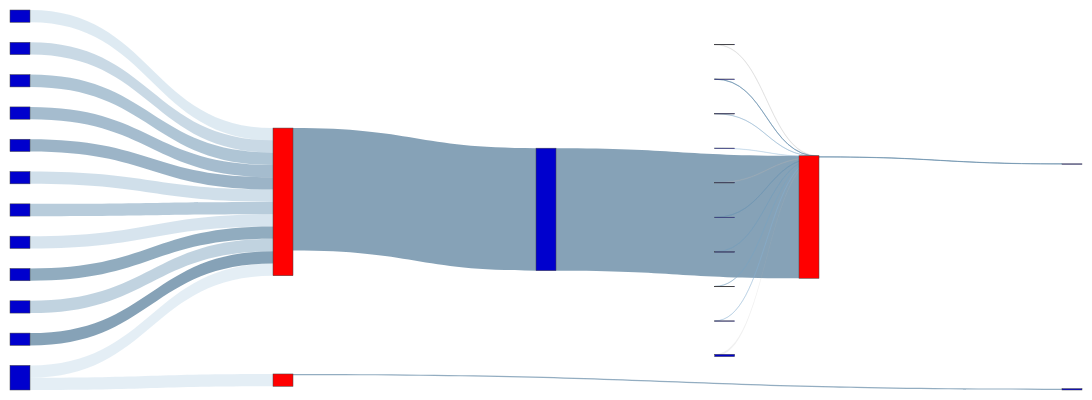

This figure's notebook cell:
### Code cell
vfd_nodes, vfd_nodes_dict = get_nodes_for_sankey(G_VFD, label_on=False)

# print(vfd_nodes)

vfd_links = get_links_for_sankey(G_VFD, vfd_nodes_dict)
fig = go.Figure(go.Sankey(
            node = vfd_nodes,
            link = vfd_links, orientation='h'))

fig.update_layout(
    autosize=False,
    width=1400,
    height=400,
    margin=dict(
        l=10,
        r=10,
        b=10,
        t=10,
        pad=2
    ),
)
fig.show()
fig.write_html(f"{stat_path}/vfd-{(CUT_OFF_STAGE+1)}s-{test_name}-sankey.html")

### Figure 1 — Plotly figure (JSON) as saved in the notebook; plotly's stock layout.template omitted (floating-point values rounded to 4 significant figures)
{"data": [{"link": {"color": ["rgba(144.44444444444446, 184.44444444444446, 214.44444444444446, 0.24166666666666667)", "rgba(144.44444444444446, 184.44444444444446, 214.44444444444446, 0.24166666666666667)", "rgba(138.88888888888889, 178.88888888888889, 208.88888888888889, 0.2833333333333333)", "rgba(122.22222222222221, 162.22222222222223, 192.22222222222223, 0.4083333333333333)", "rgba(105.55555555555557, 145.55555555555557, 175.55555555555557, 0.5333333333333333)", "rgba(100.0, 140.0, 170.0, 0.575)", "rgba(94.44444444444443, 134.44444444444443, 164.44444444444443, 0.6166666666666667)", "rgba(127.77777777777779, 167.77777777777777, 197.77777777777777, 0.3666666666666667)", "rgba(111.11111111111111, 151.11111111111111, 181.11111111111111, 0.4916666666666667)", "rgba(133.33333333333334, 173.33333333333334, 203.33333333333334, 0.325)", "rgba(88.88888888888889, 128.88888888888889, 158.88888888888889, 0.6583333333333333)", "rgba(116.66666666666666, 156.66666666666666, 186.66666666666666, 0.45)", "rgba(83.33333333333333, 123.33333333333333, 153.33333333333331, 0.7)", "rgba(83.33333333333333, 123.33333333333333, 153.33333333333331, 0.7)", "rgba(83.33333333333333, 123.33333333333333, 153.33333333333331, 0.7)", "rgba(96.66666666666666, 136.66666666666666, 166.66666666666666, 0.6000000000000001)", "rgba(180, 180, 180, 0.2)", "rgba(103.33333333333334, 143.33333333333334, 173.33333333333334, 0.55)", "rgba(130.0, 170.0, 200.0, 0.35)", "rgba(143.33333333333334, 183.33333333333334, 213.33333333333334, 0.25)", "rgba(180, 180, 180, 0.2)", "rgba(110.0, 150.0, 180.0, 0.5)", "rgba(116.66666666666666, 156.66666666666666, 186.66666666666666, 0.45)", "rgba(123.33333333333333, 163.33333333333334, 193.33333333333334, 0.4)", "rgba(136.66666666666666, 176.66666666666666, 206.66666666666666, 0.30000000000000004)", "rgba(180, 180, 180, 0.2)", "rgba(90.0, 130.0, 160.0, 0.65)"], "label": ["Access Volume : 160.02 KB <br />Access Count : 323 <br />Average Access Size : 495.43 B <br />Operation : read_only<br />Bandwidth : 25.87 MB/s", "Access Volume : 160.02 KB <br />Access Count : 323 <br />Average Access Size : 495.43 B <br />Operation : read_only<br />Bandwidth : 25.87 MB/s", "Access Volume : 160.02 KB <br />Access Count : 323 <br />Average Access Size : 495.43 B <br />Operation : read_only<br />Bandwidth : 37.35 MB/s", "Access Volume : 160.02 KB <br />Access Count : 323 <br />Average Access Size : 495.43 B <br />Operation : read_only<br />Bandwidth : 37.68 MB/s", "Access Volume : 160.02 KB <br />Access Count : 323 <br />Average Access Size : 495.43 B <br />Operation : read_only<br />Bandwidth : 37.81 MB/s", "Access Volume : 160.02 KB <br />Access Count : 323 <br />Average Access Size : 495.43 B <br />Operation : read_only<br />Bandwidth : 37.82 MB/s", "Access Volume : 160.02 KB <br />Access Count : 323 <br />Average Access Size : 495.43 B <br />Operation : read_only<br />Bandwidth : 37.83 MB/s", "Access Volume : 160.02 KB <br />Access Count : 323 <br />Average Access Size : 495.43 B <br />Operation : read_only<br />Bandwidth : 37.64 MB/s", "Access Volume : 160.02 KB <br />Access Count : 323 <br />Average Access Size : 495.43 B <br />Operation : read_only<br />Bandwidth : 37.79 MB/s", "Access Volume : 160.02 KB <br />Access Count : 323 <br />Average Access Size : 495.43 B <br />Operation : read_only<br />Bandwidth : 37.49 MB/s", "Access Volume : 160.02 KB <br />Access Count : 323 <br />Average Access Size : 495.43 B <br />Operation : read_only<br />Bandwidth : 37.88 MB/s", "Access Volume : 160.02 KB <br />Access Count : 323 <br />Average Access Size : 495.43 B <br />Operation : read_only<br />Bandwidth : 37.72 MB/s", "Access Volume : 160.02 KB <br />Access Count : 323 <br />Average Access Size : 495.43 B <br />Operation : read_only<br />Bandwidth : 38 MB/s", "Access Volume : 1.59 MB <br />Access Count : 3791 <br />Average Access Size : 420.34 B <br />Operation : write_only<br />Bandwidth : 8.5 MB/s", "Access Volume : 1.59 MB <br />Access Count : 3791 <br />Average Access Size : 420.34 B <br />Operation : write_only<br />Bandwidth : 8.5 MB/s", "Access Volume : 2.52 KB <br />Access Count : 12 <br />Average Access Size : 210 B <br />Operation : write_only<br />Bandwidth : 586.18 KB/s", "Access Volume : 6.34 KB <br />Access Count : 25 <br />Average Access Size : 253.44 B <br />Operation : read_write<br />Bandwidth : 12.06 KB/s", "Access Volume : 2.52 KB <br />Access Count : 12 <br />Average Access Size : 210 B <br />Operation : write_only<br />Bandwidth : 446.73 KB/s", "Access Volume : 2.52 KB <br />Access Count : 12 <br />Average Access Size : 210 B <br />Operation : write_only<br />Bandwidth : 166.59 KB/s", "Access Volume : 2.52 KB <br />Access Count : 12 <br />Average Access Size : 210 B <br />Operation : write_only<br />Bandwidth : 48.92 KB/s", "Access Volume : 6.34 KB <br />Access Count : 25 <br />Average Access Size : 253.44 B <br />Operation : read_write<br />Bandwidth : 16.5 KB/s", "Access Volume : 2.52 KB <br />Access Count : 12 <br />Average Access Size : 210 B <br />Operation : write_only<br />Bandwidth : 380.15 KB/s", "Access Volume : 2.52 KB <br />Access Count : 12 <br />Average Access Size : 210 B <br />Operation : write_only<br />Bandwidth : 377.3 KB/s", "Access Volume : 2.52 KB <br />Access Count : 12 <br />Average Access Size : 210 B <br />Operation : write_only<br />Bandwidth : 316.74 KB/s", "Access Volume : 2.52 KB <br />Access Count : 12 <br />Average Access Size : 210 B <br />Operation : write_only<br />Bandwidth : 148.49 KB/s", "Access Volume : 29.99 KB <br />Access Count : 30 <br />Average Access Size : 999.7 B <br />Operation : read_write<br />Bandwidth : 226.29 B/s", "Access Volume : 17.76 KB <br />Access Count : 11 <br />Average Access Size : 1.61 KB <br />Operation : write_only<br />Bandwidth : 1.19 MB/s"], "source": [0, 0, 1, 2, 3, 4, 5, 6, 7, 8, 9, 10, 11, 12, 25, 26, 26, 26, 26, 26, 26, 26, 26, 26, 26, 26, 27], "target": [25, 27, 25, 25, 25, 25, 25, 25, 25, 25, 25, 25, 25, 26, 12, 13, 14, 15, 16, 17, 18, 19, 20, 21, 22, 23, 24], "value": [160024, 160024, 160024, 160024, 160024, 160024, 160024, 160024, 160024, 160024, 160024, 160024, 160024, 1593500, 1593500, 2520, 6336, 2520, 2520, 2520, 6336, 2520, 2520, 2520, 2520, 29991, 17763]}, "node": {"color": ["MediumBlue", "MediumBlue", "MediumBlue", "MediumBlue", "MediumBlue", "MediumBlue", "MediumBlue", "MediumBlue", "MediumBlue", "MediumBlue", "MediumBlue", "MediumBlue", "MediumBlue", "MediumBlue", "MediumBlue", "MediumBlue", "MediumBlue", "MediumBlue", "MediumBlue", "MediumBlue", "MediumBlue", "MediumBlue", "MediumBlue", "MediumBlue", "MediumBlue", "Red", "Red", "Red"], "label": [], "x": [0.6667, 0, 0, 0, 0, 0, 0, 0, 0, 0, 0, 0, 0.3333, 0.6667, 0.6667, 0.6667, 0.6667, 0.6667, 0.6667, 0.6667, 0.6667, 0.6667, 0.6667, 0.6667, 1, 0.1667, 0.5, 0.8333], "y": [0, 0.09091, 0.1818, 0.2727, 0.3636, 0.4545, 0.5455, 0.6364, 0.7273, 0.8182, 0.9091, 1, 0, 0, 0.09091, 0.1818, 0.2727, 0.3636, 0.4545, 0.5455, 0.6364, 0.7273, 0.8182, 0.9091, 0, 0, 0, 0]}, "orientation": "h", "type": "sankey"}], "layout": {"autosize": false, "height": 400, "margin": {"b": 10, "l": 10, "pad": 2, "r": 10, "t": 10}, "width": 1400}}
